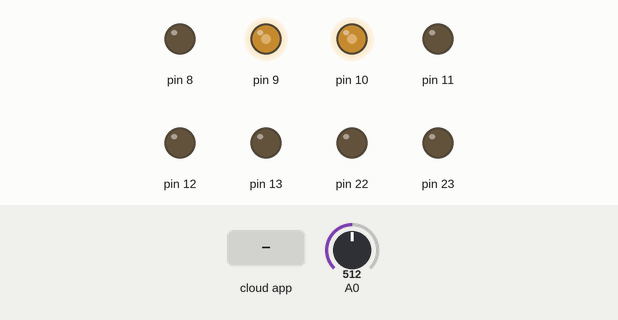
Recording of a sketch running on a simulated Arduino Uno, built with avr-gcc and run on an emulated ATmega328P. Shown: output pins drawn as LEDs (lit = HIGH). The test bench sets the inputs (shaded band); at power-on: A0 = 512. The ROS host is connected and sends only what is stated.

Above: at 1.2 s.
1.3 s: the phone or cloud app sets rpm_des to 0
At 1.7 s:
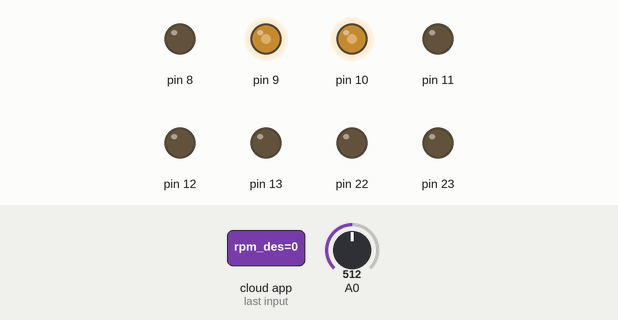
2.8 s: the phone or cloud app sets rpm_des to -100
At 3.9 s:
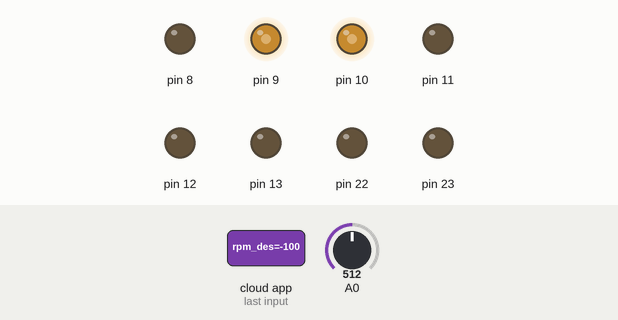
Timing chart, 0 to 5.8 s (numbered marks = the images above; inputs shaded):
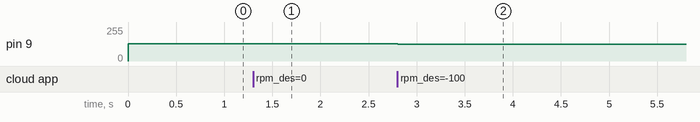

The sketch:

RPM_control.ino
```cpp
#include "RPM_control.h"

void setup() {
  // put your setup code here, to run once:
  pinMode(A0,INPUT);
  setupPWM();

  nh.initNode();
  nh.advertise(pub);
  nh.subscribe(sub);
}

void loop() {
  // put your main code here, to run repeatedly:
  rpmRead();

}
```

RPM_control.h
```cpp
#include <ros.h>
#include <std_msgs/Int32.h>
#include <std_msgs/Float32.h>
#include <avr/interrupt.h>

#define MIN_PULSE_LENGTH 1000
#define MAX_PULSE_LENGTH 2000

using std_msgs::Float32;

int ref_signal = 200;
int hall_sensor_signal;
int val = 0;
int prev_val = 0;
unsigned long prev_t, curr_t, duration;
unsigned long loop_time_curr, loop_time_prev;

double rpm_data;

double a = -3382;
double b = 9601;
double c = -91;

double throttle;

double torque;

double Kp = 1.0;
double Kd = 0.7;
double Ki = 0.001;

double curr_error;
double prev_error;
double error_d;
double error_i;
unsigned long control_prev_t, control_curr_t, control_duration;

int pulse_input;
int pulse_input_prev;


Float32 encoder_msg;

void msgCallback(const Float32& msg)
{

  //control_duration = control_curr_t - control_prev_t;
  control_duration = 10;
  throttle = (-b + sqrt(b*b-4*a*(c-msg.data)))/2.0/a;

  curr_error = msg.data - rpm_data;
  error_d = (curr_error - prev_error)/control_duration*1000.0;
  error_i += curr_error*control_duration/1000.0;

  torque = Kp*curr_error + Kd*error_d + Ki*error_i;
  pulse_input = throttle*1000 + torque*control_duration/10000.0 + 1000;
  OCR1A = pulse_input;

  prev_error = curr_error;
}

ros::NodeHandle nh;
ros::Subscriber<Float32> sub("rpm_des",msgCallback);
ros::Publisher pub("encoder_data",&encoder_msg);

void setupPWM()
{
  PORTB = 0x00;
  DDRB = 0xFF;
  // Initiate Timer Counter Register
  TCCR1A = 0x00;
  TCCR1B = 0x00;

  // Set Phase Correct Mode | Prescale : 8
  TCCR1A |= (1<<COM1A1) | (1<<COM1B1) | (1<<WGM11);
  TCCR1B |= (1<<WGM13) | (1<<WGM11) | (1<<CS11);
  TCCR1C = 0x00;

  OCR1A = MIN_PULSE_LENGTH;
  OCR1B = MIN_PULSE_LENGTH;
  ICR1 = MAX_PULSE_LENGTH;
}

void rpmRead()
{

  hall_sensor_signal = analogRead(A0);

  if(hall_sensor_signal>ref_signal)
    val = HIGH;
  else
    val = LOW;

  if(prev_val == 0 && val == 1)
  {
    curr_t = micros();
    duration = curr_t - prev_t;
    rpm_data = (double)500000*60/duration;
    prev_t = curr_t;
  }
  else
  {
    curr_t = micros();
    duration = curr_t - prev_t;
    if(duration > 500000)
      rpm_data = 0;
  }

  prev_val = val;

  loop_time_curr = millis();

  if(loop_time_curr - loop_time_prev >= 10)
  {
    encoder_msg.data = rpm_data;
    pub.publish(&encoder_msg);
    nh.spinOnce();
    loop_time_prev = loop_time_curr;
  }

}
```

Measured:
- after the input at 1.3 s, pin 9: 128/255 → 129/255 at once
- after the input at 2.8 s, pin 9: 129/255 → 126/255 at once
